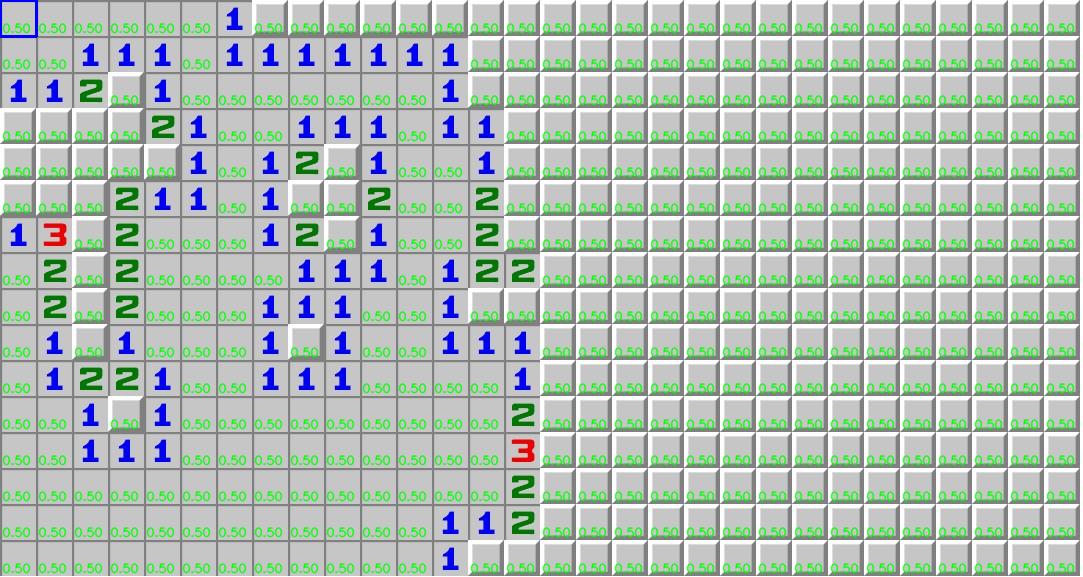
#> input picture overlay.png, 1083 x 577 px; its folder holds only this picture in this run
$ python MineSweeper.py overlay.png --rows 5 --cols 5
#> lines starting #> are read from the running program, lines starting #| are printed output that depends on the picture; after the words box and inside, x2 and y2 are one past the last pixel; in counts of white or black regions, pixels touching at a corner belong together
#!/usr/bin/env python3  # (Shebang ignored on Windows—run via `python minesweeper_solver.py …`)
"""Minesweeper Solver – debug‑friendly version (2025‑06‑30)

Goal of this revision
---------------------
* **Robust rozlišení zakrytá × odhalená „0“** – bez falešných nul na neotevřených
  dlaždicích.
* Odstraněny zbytky duplicitního kódu a dokončen `main()`.
* Funkce `classify()` je teď přehledná, všechny průběžné proměnné mají lokální
  jména, žádné nedeklarované `edge_cnt`.

> Výpočet pravděpodobností min je stále placeholder – zaměřujeme se na spolehlivou
> vizuální klasifikaci políček. Jakmile rozeznávání stabilně funguje, můžeme
> přidat skutečný solver.
"""
from __future__ import annotations
import argparse, math, sys
from pathlib import Path
from dataclasses import dataclass
from typing import Tuple

import cv2
import numpy as np
import pytesseract
from pytesseract import TesseractNotFoundError

UNKNOWN, FLAGGED = -2, -1  # interní kódy
Coord = Tuple[int, int]

@dataclass
class SolverResult:
    probs: np.ndarray
    best:  Coord

# ─────────────────────────── OCR setup ────────────────────────────────────────

def setup_tesseract(cmd: str | None) -> bool:
    if cmd:
        exe = Path(cmd)
        if not exe.exists():
            sys.exit(f"[ERR] tesseract.exe not found at {cmd}")
        pytesseract.pytesseract.tesseract_cmd = str(exe)
    try:
        pytesseract.get_tesseract_version()
        return True
    except TesseractNotFoundError:
        print('[WARN] Tesseract not found – OCR disabled')
        return False

# ─────────────────── template fallback (0–8) ─────────────────────────────────-
TPL_DIR = Path(__file__).with_suffix('').parent / 'templates'
DIGIT_TPL: dict[int, np.ndarray] = {}
if TPL_DIR.exists():
    for n in range(9):
        g = cv2.imread(str(TPL_DIR / f"{n}.png"), cv2.IMREAD_GRAYSCALE)
        if g is not None:
            DIGIT_TPL[n] = g
else:
    print('[INFO] templates/ folder not found – OCR fallback disabled')


def color_digit(bgr: np.ndarray) -> int | None:
    """Return Minesweeper digit (1‑8) by dominant HSV colour.
    Thresholds refined so that:
        * bright red   (H∈[0,6]∪[174,180], S>120, V>130)      → 3
        * dark red/brown (H∈[0,15], S>100, V 60‑130)           → 5
        * bright blue  (H 100‑135, S>120, V>120)               → 1
        * navy blue    (H 100‑135, S>120, V  60‑120)           → 4
        * green       (H 45‑85,  S>120, V>100)                → 2
        * teal/cyan   (H 85‑100, S>120, V>100)                → 6
        * black       (S<50, V<60)                            → 7
        * grey        (S<50, 80<V<160)                        → 8
    """
    hsv = cv2.cvtColor(bgr, cv2.COLOR_BGR2HSV)
    h, s, v = cv2.split(hsv)
    mask = (s > 50) & (v > 60)
    if np.count_nonzero(mask) < 5:
        return None
    hvals = h[mask]
    smean = int(np.mean(s[mask]))
    vmean = int(np.mean(v[mask]))
    hist = np.histogram(hvals, bins=180, range=(0,180))[0]
    peak = hist.argmax()

    # Unsaturated cases first (7,8)
    if smean < 50:
        if vmean < 60:
            return 7
        if 80 < vmean < 160:
            return 8
        return None

    # Red / Brown / 3 or 5
    if peak < 15 or peak > 170:
        return 3 if vmean > 130 else 5

    # Green 2
    if 45 < peak < 85:
        return 2

    # Cyan 6
    if 85 < peak < 100:
        return 6

    # Blue family 1 / 4 (bright vs dark)
    if 100 < peak < 135:
        return 1 if vmean > 120 else 4

    return None  # málo barevných bodů → 7 nebo 8 nebo neznámé

def detect_digit(gray: np.ndarray, bgr: np.ndarray, ocr_ok: bool) -> int | None:
    """Return digit 0‑8 or None.
    Priority: colour‑based → template → Tesseract."""
    cd = color_digit(bgr)
    if cd is not None:
        return cd

    if DIGIT_TPL:
        best, score = None, 1.0
        for d, tmpl in DIGIT_TPL.items():
            m = cv2.matchTemplate(gray, tmpl, cv2.TM_SQDIFF_NORMED).min()
            if m < score:
                best, score = d, m
        if best is not None and score < 0.25:
            return best

    if ocr_ok:
        txt = pytesseract.image_to_string(
            gray,
            config='--psm 10 --oem 3 -c tessedit_char_whitelist=012345678'
        ).strip()
        if txt.isdigit():
            v = int(txt)
            if 0 <= v <= 8:
                return v
    return None

# ─────────────────────── cell classification ─────────────────────────────────

def is_flag(bgr: np.ndarray) -> bool:
    """Heuristic flag detector.
    • klasická vlajka zaujímá podstatně větší červenou plochu než číslice „3“.
    • navíc obsahuje tmavou (černou) tyčku‑podstavec.
    Vrací True, pokud počet sytě červených *a* tmavých pixelů
    překročí relativní práh podle velikosti dlaždice.
    """
    h, w = bgr.shape[:2]
    pix = h * w

    hsv = cv2.cvtColor(bgr, cv2.COLOR_BGR2HSV)
    red = cv2.inRange(hsv, (0,70,70), (10,255,255)) | cv2.inRange(hsv, (170,70,70), (180,255,255))
    red_cnt = int(red.sum() / 255)
    if red_cnt < pix * 0.15:
        return False

    gray = cv2.cvtColor(bgr, cv2.COLOR_BGR2GRAY)
    dark = gray < 50
    col_sum = dark.sum(axis=0)
    if col_sum.max() < 0.6 * h:
        return False

    return True


def classify(bgr: np.ndarray, ocr_ok: bool) -> int:
    """Classify a single Minesweeper tile."""
    gray = cv2.cvtColor(bgr, cv2.COLOR_BGR2GRAY)

    # 1️⃣ Flag (check first so the red colour of the pennant is not
    # misclassified as digit "3")
    if is_flag(bgr):
        return FLAGGED

    # 2️⃣ Digit via colour / template / OCR
    digit = detect_digit(gray, bgr, ocr_ok)
    if digit is not None:
        return digit

    # 3️⃣ Blank revealed 0
    edges = cv2.Canny(gray, 40, 120)
    if gray.mean() > 185 and edges.sum() / 255 < 0.08 * (gray.shape[0]*gray.shape[1]):
        return 0

    # 4️⃣ Covered
    tl, tr, bl, br = gray[1, 1], gray[1, -2], gray[-2, 1], gray[-2, -2]
    if (max(tl, tr, bl, br) - min(tl, tr, bl, br)) > 40:
        return UNKNOWN

    return UNKNOWN

# ───────────────────────── grid helpers ───────────────────────────────────────

def split(img: np.ndarray, rows: int, cols: int):
    h, w = img.shape[:2]
    ch, cw = h // rows, w // cols
    return [[img[r*ch:(r+1)*ch, c*cw:(c+1)*cw] for c in range(cols)] for r in range(rows)]


def build_board(cells, rows, cols, ocr_ok):
    board = np.empty((rows, cols), int)
    for r in range(rows):
        for c in range(cols):
            board[r, c] = classify(cells[r][c], ocr_ok)
    return board

# ────────────────────────── dummy solver ─────────────────────────────────────-

def solve(board: np.ndarray) -> SolverResult:
    """Return probability map and a recommended tile to uncover."""
    rows, cols = board.shape
    probs = np.full(board.shape, np.nan)

    # start with neutral probabilities
    unk_mask = board == UNKNOWN
    probs[unk_mask] = 0.5
    probs[board == FLAGGED] = 1.0
    probs[board >= 0] = 0.0  # revealed tiles contain no mines

    def neighbors(r: int, c: int):
        for dr in (-1, 0, 1):
            for dc in (-1, 0, 1):
                if dr == dc == 0:
                    continue
                nr, nc = r + dr, c + dc
                if 0 <= nr < rows and 0 <= nc < cols:
                    yield nr, nc

    # basic deterministic deductions
    for r in range(rows):
        for c in range(cols):
            val = board[r, c]
            if 1 <= val <= 8:
                nbs = list(neighbors(r, c))
                flagged = sum(board[nr, nc] == FLAGGED for nr, nc in nbs)
                unks = [(nr, nc) for nr, nc in nbs if board[nr, nc] == UNKNOWN]
                if not unks:
                    continue
                if val - flagged == len(unks):
                    for nr, nc in unks:
                        probs[nr, nc] = 1.0
                elif val == flagged:
                    for nr, nc in unks:
                        probs[nr, nc] = 0.0

    # choose lowest probability unknown as suggestion
    cand = (board == UNKNOWN) & ~np.isnan(probs)
    best = (-1, -1)
    if cand.any():
        flat = probs.copy()
        flat[~cand] = np.nan
        idx = np.nanargmin(flat)
        best = (idx // cols, idx % cols)

    return SolverResult(probs, best)

# ───────────────────────── debug vizualizace ─────────────────────────────────

def save_debug(img: np.ndarray, board: np.ndarray):
    rows, cols = board.shape
    h, w = img.shape[:2]
    ch, cw = h // rows, w // cols
    vis = img.copy()
    for r in range(rows):
        for c in range(cols):
            cv2.rectangle(vis, (c*cw, r*ch), (c*cw+cw, r*ch+ch), (0,255,0), 1)
            val = board[r, c]
            col = (0,0,255) if val == FLAGGED else (0,0,0)
            cv2.putText(vis, str(val), (c*cw+2, r*ch+ch-4), cv2.FONT_HERSHEY_SIMPLEX, 0.35, col, 1, cv2.LINE_AA)
    cv2.imwrite('debug_grid.png', vis)

# ───────────────────────── overlay pravděpodobností ──────────────────────────

def draw_overlay(img: np.ndarray, probs: np.ndarray, best: Coord):
    rows, cols = probs.shape
    h, w = img.shape[:2]
    ch, cw = h // rows, w // cols
    vis = img.copy()
    for r in range(rows):
        for c in range(cols):
            if math.isnan(probs[r, c]):
                continue
            cv2.putText(vis, f"{probs[r, c]:.2f}", (c*cw+2, r*ch+ch-4), cv2.FONT_HERSHEY_SIMPLEX, 0.4, (0,255,0), 1, cv2.LINE_AA)
    if best != (-1, -1):
        br, bc = best
        cv2.rectangle(vis, (bc*cw, br*ch), (bc*cw+cw, br*ch+ch), (255,0,0), 2)
    return vis

# ───────────────────────── CLI & entrypoint ─────────────────────────────────--

def parse_cli():
    p = argparse.ArgumentParser()
    p.add_argument('image')
    p.add_argument('--rows', type=int, required=True)
    p.add_argument('--cols', type=int, required=True)
    p.add_argument('--show', action='store_true')
    p.add_argument('--tesscmd')
    p.add_argument('--out', default='overlay.png')
    return p.parse_args()

if __name__ == '__main__':
    args = parse_cli()
    img = cv2.imread(args.image)
#> img is the input picture: shape (577, 1083, 3); mean B, G, R 181.1, 191.9, 176.5
    if img is None:
        sys.exit('Cannot read image')

    ocr = setup_tesseract(args.tesscmd)
    board = build_board(split(img, args.rows, args.cols), args.rows, args.cols, ocr)
#> in build_board, `board = np.empty((rows, cols), int)`: board = [[94709838473129, 0, 0, 0, 0], [0, 0, 0, 0, 0], [0, 0, 0, 0, 0], [0, 0, 0, 0, 0], [0, 0, 0, 0, 400]]
#> the loop in build_board, `for r in range(rows):` made 5 passes
#> pass 1, in classify, `gray = cv2.cvtColor(bgr, cv2.COLOR_BGR2GRAY)`:
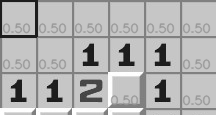
#> gray: shape (115, 216); min 20, max 255, mean 177.9
#> pass 1, in color_digit, `h, s, v = cv2.split(hsv)`:
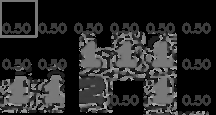
#> h: shape (115, 216); min 0, max 177, mean 39.4
#> after the loop in build_board, `for r in range(rows):`: board = [[2, 2, 2, 2, 2], [2, 2, 2, 2, 2], [2, 2, 2, 2, 2], [2, 2, 2, 2, 2], [2, 2, 2, 2, 2]]
    save_debug(img, board)
#> after the loop in save_debug, `for r in range(rows):`:
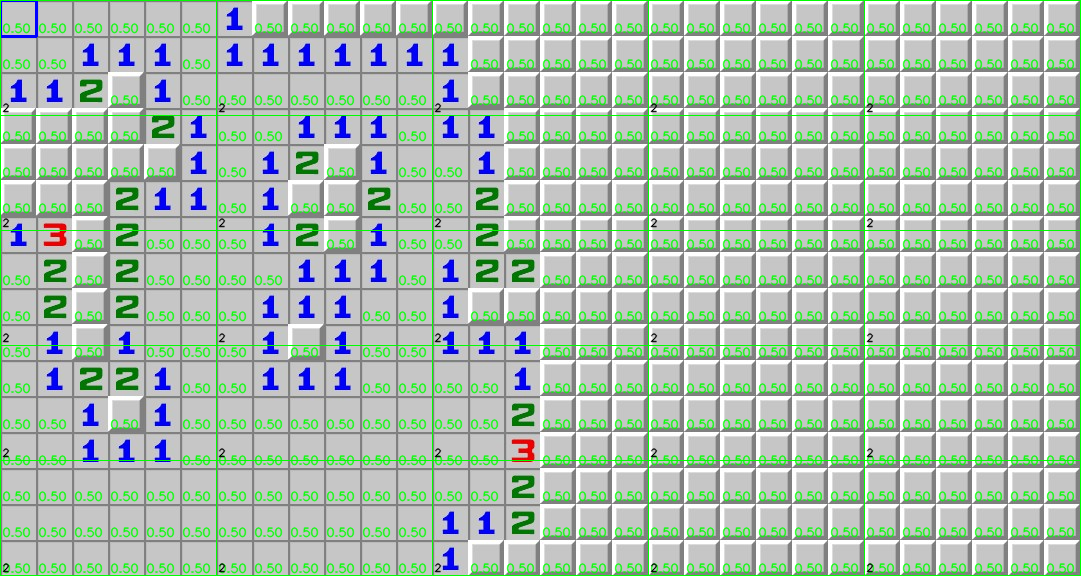
#> vis: shape (577, 1083, 3); 1.8% of pixels changed, all inside (x1, y1, x2, y2) = (0, 0, 1081, 576)

    digit_cnt = int(((board >= 0) & (board <= 8)).sum())
#> digit_cnt = 25
    print(f'[INFO] recognised digits: {digit_cnt}')
#| [INFO] recognised digits: 25

    res = solve(board)
    overlay = draw_overlay(img, res.probs, res.best)
#> after the loop in draw_overlay, `for r in range(rows):`:
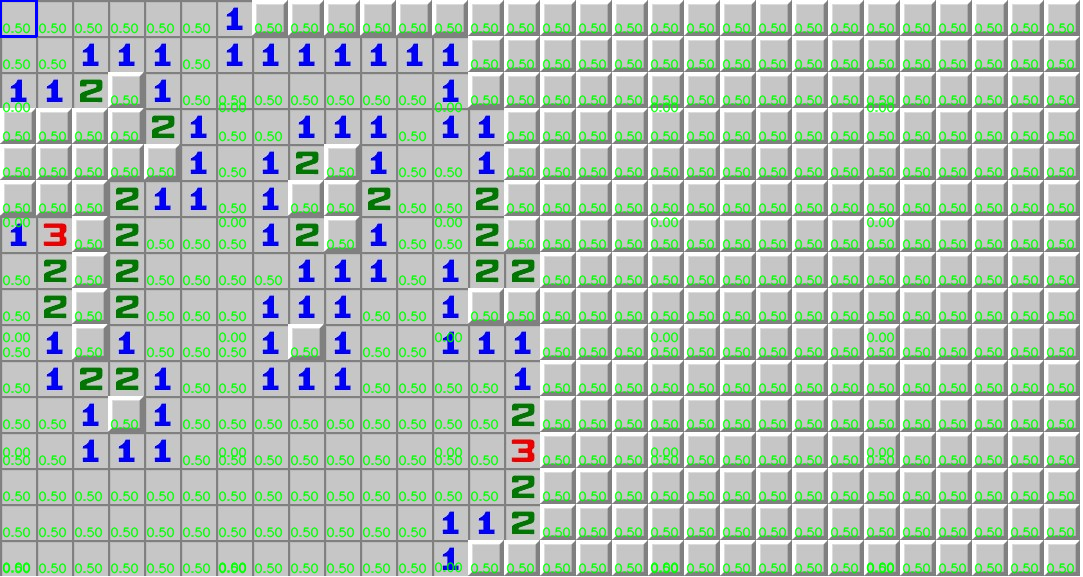
#> vis: shape (577, 1083, 3); 0.83% of pixels changed, all inside (x1, y1, x2, y2) = (2, 101, 895, 573)
    cv2.imwrite(args.out, overlay)
    if args.show:
        cv2.imshow('overlay', overlay);
        cv2.waitKey(0)
        cv2.destroyAllWindows()
